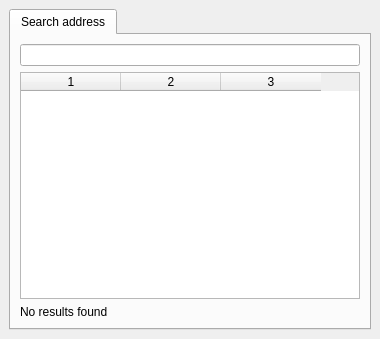
<?xml version="1.0" encoding="UTF-8"?>
<ui version="4.0">
 <class>GeoBarcelonaDockWidgetBase</class>
 <widget class="QDockWidget" name="GeoBarcelonaDockWidgetBase">
  <property name="windowModality">
   <enum>Qt::NonModal</enum>
  </property>
  <property name="enabled">
   <bool>true</bool>
  </property>
  <property name="geometry">
   <rect>
    <x>0</x>
    <y>0</y>
    <width>380</width>
    <height>339</height>
   </rect>
  </property>
  <property name="sizePolicy">
   <sizepolicy hsizetype="Expanding" vsizetype="Expanding">
    <horstretch>0</horstretch>
    <verstretch>0</verstretch>
   </sizepolicy>
  </property>
  <property name="minimumSize">
   <size>
    <width>157</width>
    <height>239</height>
   </size>
  </property>
  <property name="floating">
   <bool>true</bool>
  </property>
  <property name="allowedAreas">
   <set>Qt::AllDockWidgetAreas</set>
  </property>
  <property name="windowTitle">
   <string>GeoBarcelona</string>
  </property>
  <widget class="QWidget" name="dockWidgetContents">
   <property name="sizePolicy">
    <sizepolicy hsizetype="Expanding" vsizetype="Expanding">
     <horstretch>0</horstretch>
     <verstretch>0</verstretch>
    </sizepolicy>
   </property>
   <layout class="QVBoxLayout" name="verticalLayout_2">
    <item>
     <widget class="QTabWidget" name="tabWidget">
      <property name="enabled">
       <bool>true</bool>
      </property>
      <property name="sizePolicy">
       <sizepolicy hsizetype="Expanding" vsizetype="Expanding">
        <horstretch>0</horstretch>
        <verstretch>0</verstretch>
       </sizepolicy>
      </property>
      <property name="currentIndex">
       <number>0</number>
      </property>
      <property name="usesScrollButtons">
       <bool>true</bool>
      </property>
      <property name="tabBarAutoHide">
       <bool>false</bool>
      </property>
      <widget class="QWidget" name="tab001">
       <property name="sizePolicy">
        <sizepolicy hsizetype="Expanding" vsizetype="Expanding">
         <horstretch>0</horstretch>
         <verstretch>0</verstretch>
        </sizepolicy>
       </property>
       <property name="minimumSize">
        <size>
         <width>0</width>
         <height>0</height>
        </size>
       </property>
       <attribute name="title">
        <string>Search address</string>
       </attribute>
       <layout class="QVBoxLayout" name="verticalLayout">
        <property name="sizeConstraint">
         <enum>QLayout::SetMaximumSize</enum>
        </property>
        <item>
         <widget class="QLineEdit" name="txtSearch">
          <property name="clearButtonEnabled">
           <bool>true</bool>
          </property>
         </widget>
        </item>
        <item>
         <widget class="QTableWidget" name="tblResult">
          <property name="enabled">
           <bool>true</bool>
          </property>
          <property name="sizePolicy">
           <sizepolicy hsizetype="Expanding" vsizetype="Expanding">
            <horstretch>0</horstretch>
            <verstretch>0</verstretch>
           </sizepolicy>
          </property>
          <property name="midLineWidth">
           <number>-4</number>
          </property>
          <property name="editTriggers">
           <set>QAbstractItemView::NoEditTriggers</set>
          </property>
          <property name="alternatingRowColors">
           <bool>true</bool>
          </property>
          <property name="selectionMode">
           <enum>QAbstractItemView::SingleSelection</enum>
          </property>
          <property name="selectionBehavior">
           <enum>QAbstractItemView::SelectItems</enum>
          </property>
          <property name="showGrid">
           <bool>true</bool>
          </property>
          <property name="sortingEnabled">
           <bool>false</bool>
          </property>
          <property name="cornerButtonEnabled">
           <bool>true</bool>
          </property>
          <property name="columnCount">
           <number>3</number>
          </property>
          <column/>
          <column/>
          <column/>
         </widget>
        </item>
        <item>
         <widget class="QLabel" name="lblResult">
          <property name="enabled">
           <bool>true</bool>
          </property>
          <property name="sizePolicy">
           <sizepolicy hsizetype="Expanding" vsizetype="Fixed">
            <horstretch>0</horstretch>
            <verstretch>0</verstretch>
           </sizepolicy>
          </property>
          <property name="maximumSize">
           <size>
            <width>16777215</width>
            <height>16777215</height>
           </size>
          </property>
          <property name="autoFillBackground">
           <bool>false</bool>
          </property>
          <property name="text">
           <string>No results found</string>
          </property>
          <property name="textFormat">
           <enum>Qt::AutoText</enum>
          </property>
         </widget>
        </item>
       </layout>
      </widget>
     </widget>
    </item>
   </layout>
  </widget>
 </widget>
</ui>
